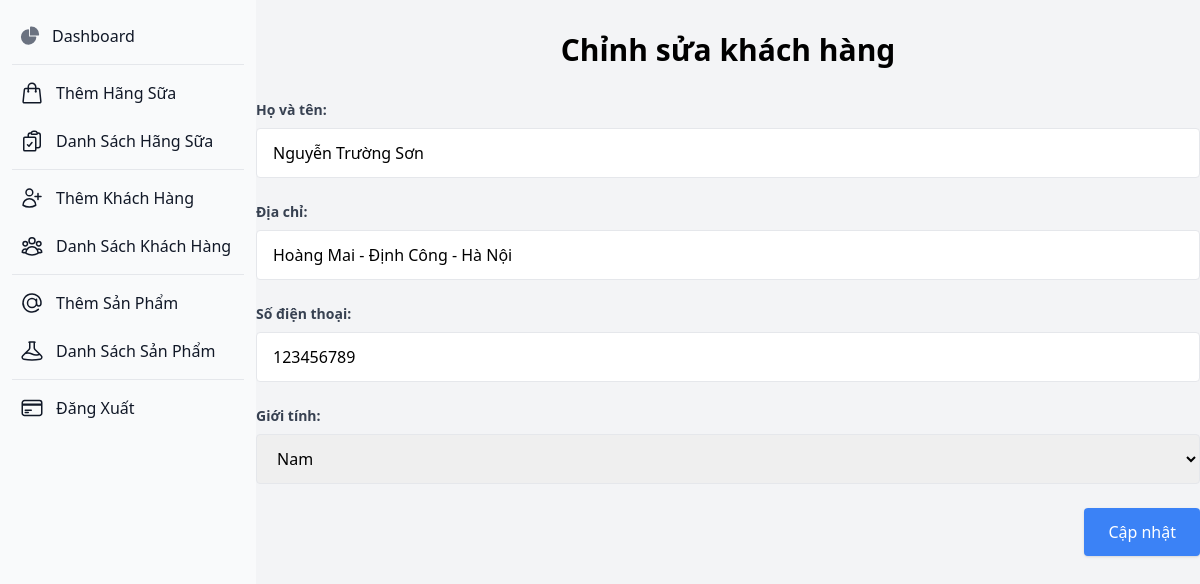
The app's page /admin/dashboard.php?route=updateKhachHang.php&Id=KH001 with its own data.
### tables this page shows
CREATE TABLE `customer` (
  `Id` varchar(255) NOT NULL,
  `FullName` varchar(255) DEFAULT NULL,
  `Gender` bit(1) DEFAULT NULL,
  `Address` varchar(255) DEFAULT NULL,
  `PhoneNumber` varchar(255) DEFAULT NULL
);

### admin/updateKhachHang.php (the view, shortened to what this page needs)
<?php
include '../connect.php';
if (isset($_GET['Id'])) {
    $Id = $_GET['Id'];
    $query = "SELECT * FROM Customer WHERE Id = ?";
    $stmt = $conn->prepare($query);
    $stmt->bind_param("s", $Id);
    $stmt->execute();
    $result = $stmt->get_result();
    $customer = $result->fetch_assoc();
}
?>
<!DOCTYPE html>
<html lang="en">
<head>
    <script src="https://cdn.tailwindcss.com"></script>
</head>
<body class="bg-gray-100 py-12">
    <div class="container mx-auto mt-8 max-w-6xl rounded-lg">
        <h2 class="text-3xl font-bold text-center mb-8">Chỉnh sửa khách hàng</h2>
        <form method="POST" action="updateKhachHang.php">
            <div class="mb-6">
                <label class="block text-gray-700 text-sm font-bold mb-2">Họ và tên:</label>
                <input type="text" name="FullName" value="<?php echo $customer['FullName']; ?>"
                    class="w-full px-4 py-3 border rounded focus:outline-none focus:border-blue-500">
            </div>
            <div class="mb-6">
                <label class="block text-gray-700 text-sm font-bold mb-2">Địa chỉ:</label>
                <input type="text" name="Address" value="<?php echo $customer['Address']; ?>"
                    class="w-full px-4 py-3 border rounded focus:outline-none focus:border-blue-500">
            </div>
            <div class="mb-6">
                <label class="block text-gray-700 text-sm font-bold mb-2">Số điện thoại:</label>
                <input type="text" name="PhoneNumber" value="<?php echo $customer['PhoneNumber']; ?>"
                    class="w-full px-4 py-3 border rounded focus:outline-none focus:border-blue-500">
            </div>
            <div class="mb-6">
                <label class="block text-gray-700 text-sm font-bold mb-2">Giới tính:</label>
                <select name="Gender" class="w-full px-4 py-3 border rounded focus:outline-none focus:border-blue-500">
                    <option value="Nam" <?php echo $customer['Gender'] == 1 ? 'selected' : ''; ?>>Nam</option>
                </select>
            </div>
            <div class="flex justify-end gap-4">
                <button type="submit"
                    class="bg-blue-500 text-white px-6 py-3 rounded shadow hover:bg-blue-600 transition duration-300">
                    Cập nhật
                </button>
            </div>
        </form>
    </div>
</body>
</html>

### records on screen
customer: FullName "Nguyễn Trường Sơn", Address "Hoàng Mai - Định Công - Hà Nội", PhoneNumber "123456789", Gender "Nam"
